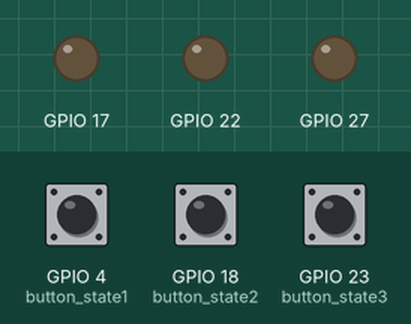
Bench run of a program on a simulated Raspberry Pi (BCM pin numbers). Parts: output pins drawn as LEDs (lit = HIGH). Dashed ring = blinking. Inputs (shaded band) come from the test bench; at power-on: GPIO 18 (button_state2) HIGH, GPIO 4 (button_state1) HIGH, GPIO 23 (button_state3) HIGH. What the program prints to the terminal is not drawn.

Above: at 1.2 s.
1.3 s: GPIO 18 (button_state2) pulled LOW for 0.15 s
At 3.1 s:
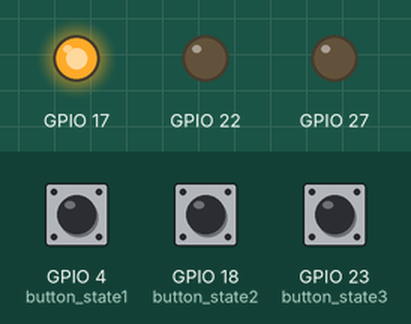
4.4 s: GPIO 4 (button_state1) pulled LOW for 3.2 s
At 5.55 s:
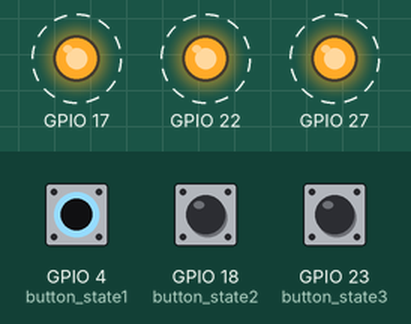
9.1 s: GPIO 18 (button_state2) pulled LOW for 1 s
At 12.9 s:
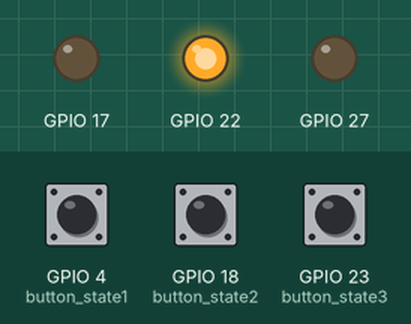
13.1 s: GPIO 18 (button_state2) pulled LOW for 3.2 s
At 15.7 s:
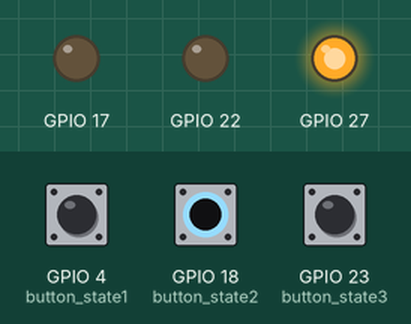
18.9 s: GPIO 4 (button_state1) driven LOW and GPIO 18 (button_state2) driven LOW
At 21.7 s:
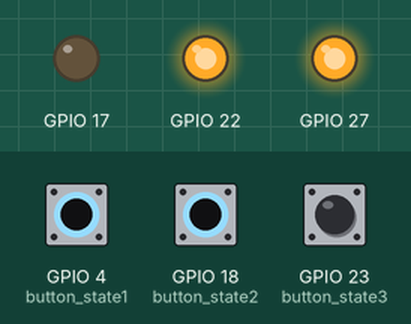
21.9 s: GPIO 18 (button_state2) driven HIGH
Timing chart, 0 to 25.9 s (numbered marks = the images above; inputs shaded):
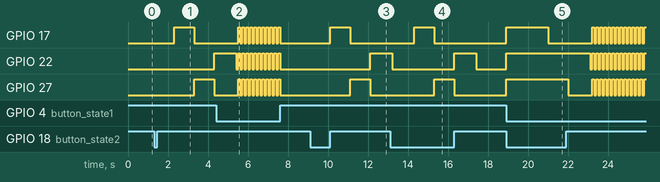

Measured:
- after the input at 1.3 s, GPIO 17: LOW → HIGH after 1.0 s, → LOW 1.0 s later; GPIO 22: LOW → HIGH after 3.0 s; GPIO 27: LOW → HIGH after 2.0 s, → LOW 1.0 s later
- after the input at 4.4 s, GPIO 17, GPIO 27: alternates HIGH for 0.10 s and LOW for 0.10 s, 22 changes in all, then stays LOW, starting after 1.1 s
- after the input at 9.1 s, GPIO 17: LOW → HIGH after 1.0 s, → LOW 1.0 s later; GPIO 22: LOW → HIGH after 3.0 s; GPIO 27: LOW → HIGH after 2.0 s, → LOW 1.0 s later
- after the input at 13.1 s, GPIO 17: LOW → HIGH after 1.2 s, → LOW 1.0 s later; GPIO 27: LOW → HIGH after 2.2 s, → LOW 1.0 s later
- after the input at 18.9 s, GPIO 17: LOW → HIGH at once, → LOW 2.1 s later; GPIO 22, GPIO 27: LOW → HIGH at once

The program:

pogainais.py
```python
import time
import RPi.GPIO as GPIO
GPIO.setmode(GPIO.BCM)
GPIO.setwarnings(False)
GPIO.setup(17,GPIO.OUT)
GPIO.setup(27,GPIO.OUT)
GPIO.setup(22,GPIO.OUT)
GPIO.setup(4, GPIO.IN, GPIO.PUD_UP)
GPIO.setup(18, GPIO.IN, GPIO.PUD_UP)
GPIO.setup(23, GPIO.IN, GPIO.PUD_UP)
print("DOne")
laiks = 2
counter = 0
try:
    while True:
        button_state1 = GPIO.input(4)
        button_state2 = GPIO.input(18)
        button_state3 = GPIO.input(23)
        if button_state1 == GPIO.LOW:

            GPIO.output(17,GPIO.HIGH)
            GPIO.output(27,GPIO.HIGH)
            GPIO.output(22,GPIO.HIGH)
            time.sleep(0.1)
        if button_state2 == GPIO.LOW:
            time.sleep(1)
            GPIO.output(17,GPIO.HIGH)
            time.sleep(1)
            GPIO.output(17,GPIO.LOW)
            GPIO.output(27,GPIO.HIGH)
            time.sleep(1)
            GPIO.output(27,GPIO.LOW)
            GPIO.output(22,GPIO.HIGH)
            time.sleep(1)
            time.sleep(0.1)
        if button_state3 == GPIO.LOW:
            while counter < 100:
                GPIO.output(17,GPIO.HIGH)
                GPIO.output(27,GPIO.HIGH)
                GPIO.output(22,GPIO.HIGH)
                time.sleep(laiks)
                laiks = laiks - 0.02
                counter = counter + 1


        else :

            GPIO.output(17,GPIO.LOW)
            GPIO.output(27,GPIO.LOW)
            GPIO.output(22,GPIO.LOW)
            time.sleep(0.1)

except KeyboardInterrupt:
        print("/n")
finally:
            GPIO.cleanup()


        
```
